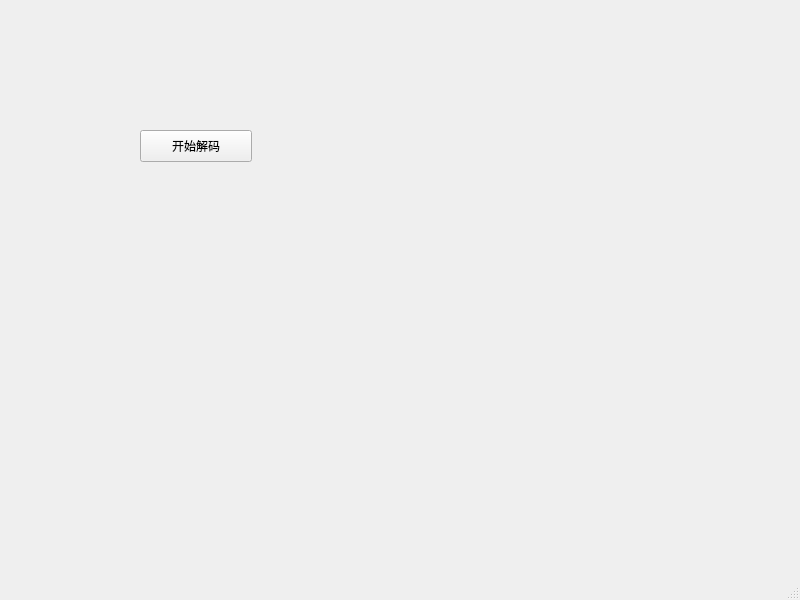
<?xml version="1.0" encoding="UTF-8"?>
<ui version="4.0">
 <class>MainWindow</class>
 <widget class="QMainWindow" name="MainWindow">
  <property name="geometry">
   <rect>
    <x>0</x>
    <y>0</y>
    <width>800</width>
    <height>600</height>
   </rect>
  </property>
  <property name="windowTitle">
   <string>MainWindow</string>
  </property>
  <widget class="QWidget" name="centralwidget">
   <widget class="QPushButton" name="audioButton">
    <property name="geometry">
     <rect>
      <x>140</x>
      <y>130</y>
      <width>112</width>
      <height>32</height>
     </rect>
    </property>
    <property name="text">
     <string>开始解码</string>
    </property>
   </widget>
  </widget>
  <widget class="QMenuBar" name="menubar">
   <property name="geometry">
    <rect>
     <x>0</x>
     <y>0</y>
     <width>800</width>
     <height>22</height>
    </rect>
   </property>
  </widget>
  <widget class="QStatusBar" name="statusbar"/>
 </widget>
 <resources/>
 <connections/>
</ui>
